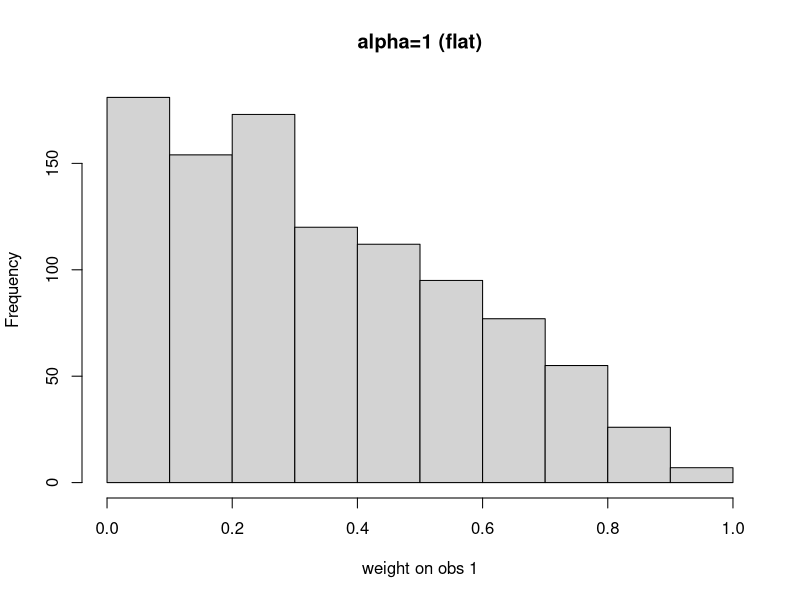
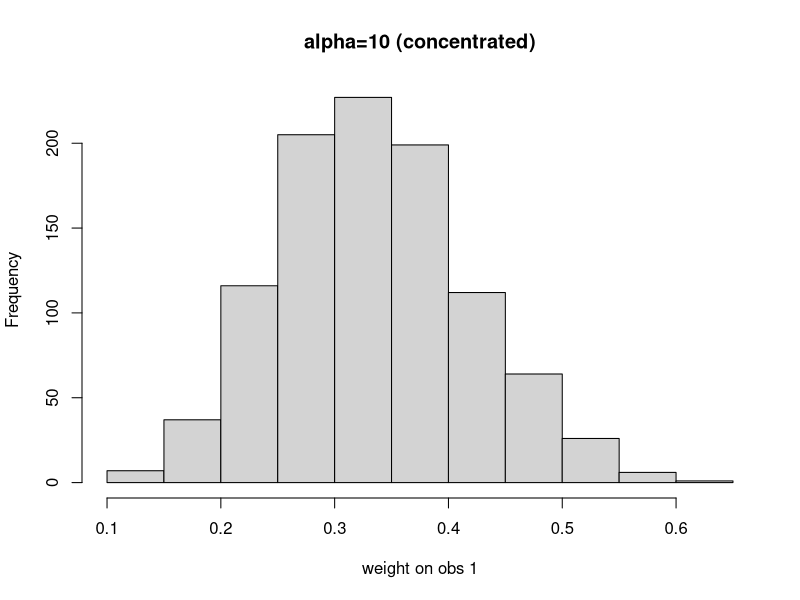
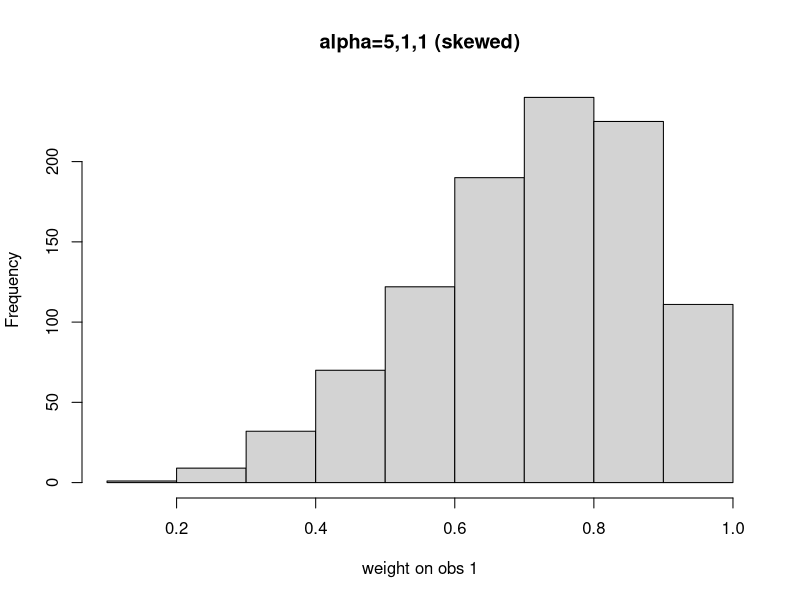

R code for these plots, in order:
library(gtools) 
set.seed(42)
rdirichlet(1, alpha = rep(1, 5))

# Simulate 1000 draws for 3 observations
w1 <- rdirichlet(1000, alpha = c(1, 1, 1))    # flat
w2 <- rdirichlet(1000, alpha = c(10, 10, 10)) # concentrated
w3 <- rdirichlet(1000, alpha = c(5, 1, 1))    # first obs favored

hist(w1[,1], main="alpha=1 (flat)",        xlab="weight on obs 1")
hist(w2[,1], main="alpha=10 (concentrated)",xlab="weight on obs 1")
hist(w3[,1], main="alpha=5,1,1 (skewed)",  xlab="weight on obs 1")

# How bayesboot uses dirichlet
set.seed(2121)
dif<-rnorm(200,-1.3,0.2)

# For your data with n observations, each iteration:
n <- length(dif)

# Step 1: draw random weights
w <- rdirichlet(1, alpha = rep(1, n))   # flat prior → equal alpha

# Step 2: compute weighted statistic
weighted_mean <- sum(w*dif)
